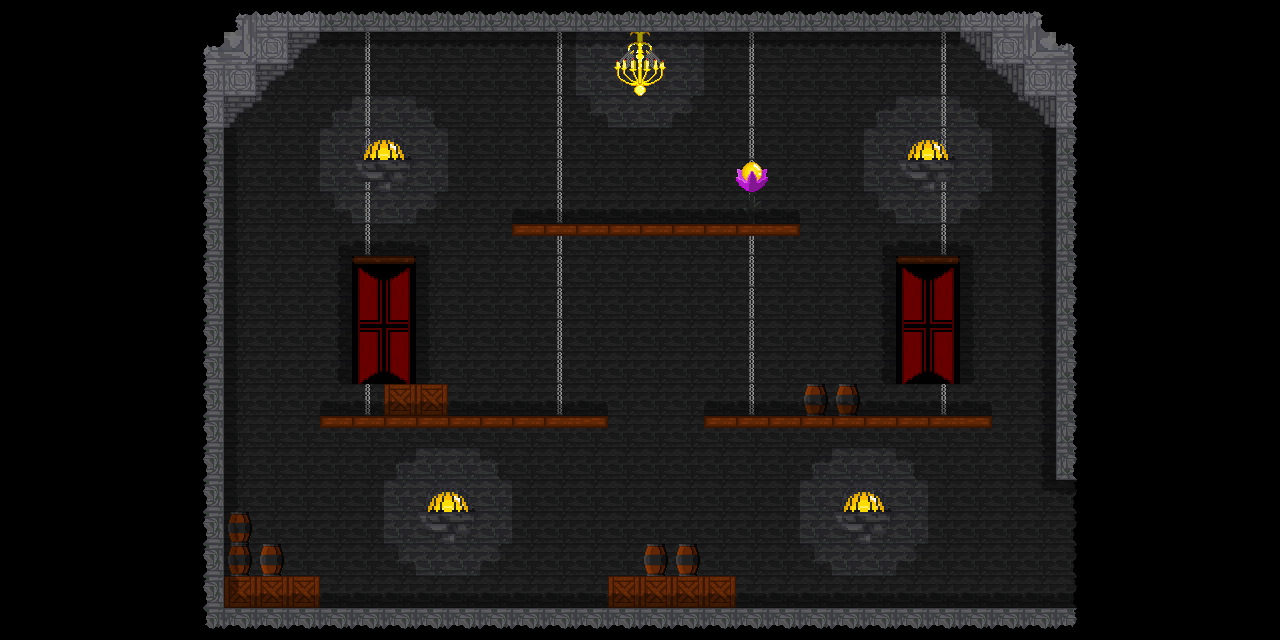

A 2D game scene composited from a Tiled map and its tileset images. What follows is a short description and the map's XML, with each tile layer's data collapsed to a summary:
An orthogonal 40x20 tile map with 32x32 px tiles, 6 tile layers (Tile Layer 1, Tile Layer 3, Tile Layer 6, Tile Layer 2, ...), 3 tilesets and 12 objects (spawn, spawn2, spawn3, startPos, spawn4).

<map version="1.2" tiledversion="2020.05.20" orientation="orthogonal" renderorder="left-up" width="40" height="20" tilewidth="32" tileheight="32" infinite="0" nextlayerid="8" nextobjectid="17">
 <editorsettings>
  <export target="undergroundFirstRoom.json" format="json" />
 </editorsettings>
 <tileset firstgid="1" name="1st" tilewidth="32" tileheight="32" tilecount="182" columns="13">
  <image source="Main Castle Normal.png" width="416" height="448" />
 </tileset>
 <tileset firstgid="183" name="2ndSet" tilewidth="32" tileheight="32" tilecount="728" columns="26">
  <image source="Main Castle x2.png" width="832" height="896" />
 </tileset>
 <tileset firstgid="911" name="3rdSet" tilewidth="32" tileheight="32" tilecount="48" columns="6">
  <image source="64x64 normal.png" width="192" height="256" />
 </tileset>
 <layer id="1" name="Tile Layer 1" width="40" height="20">
  <data>[800 cells, 560 non-empty, 9 distinct tile ids]</data>
 </layer>
 <layer id="3" name="Tile Layer 3" width="40" height="20" opacity="0.34">
  <data>[800 cells, 742 non-empty, 5 distinct tile ids]</data>
 </layer>
 <layer id="7" name="Tile Layer 6" width="40" height="20">
  <data>[800 cells, 40 non-empty, 1 distinct tile ids]</data>
 </layer>
 <layer id="2" name="Tile Layer 2" width="40" height="20">
  <data>[800 cells, 169 non-empty, 28 distinct tile ids]</data>
 </layer>
 <layer id="5" name="Tile Layer 5" width="40" height="20" opacity="0.37">
  <data>[800 cells, 131 non-empty, 8 distinct tile ids]</data>
 </layer>
 <layer id="4" name="Tile Layer 4" width="40" height="20">
  <data>[800 cells, 332 non-empty, 9 distinct tile ids]</data>
 </layer>
 <objectgroup id="6" name="Object Layer 1" visible="0">
  <object id="1" x="225.214" y="132.022">
   <properties>
    <property name="bodyType" value="static" />
    <property name="friction" type="float" value="10" />
    <property name="objType" value="ground" />
   </properties>
   <polygon points="0,0 1.29433,380.534 27.181,381.828 29.7696,406.42 58.245,410.303 60.8336,438.779 93.1919,441.367 94.4863,473.726 383.122,475.02 383.122,446.545 415.481,445.25 414.186,415.481 475.02,412.892 475.02,440.073 509.967,441.367 509.967,472.431 898.267,476.314 899.561,507.378 -85.4259,506.084 -80.2486,-129.433 894.384,-128.139 896.972,348.175 829.667,346.881 830.961,-2.58866 731.298,-99.6636 95.7806,-98.3693" />
  </object>
  <object id="5" x="1080.26" y="442.481" width="78.667" height="189.333">
   <properties>
    <property name="bodyType" value="static" />
    <property name="isSensor" value="true" />
    <property name="myName" value="rightExit" />
   </properties>
  </object>
  <object id="7" name="spawn" x="314.523" y="155.32">
   <point />
  </object>
  <object id="8" name="spawn2" x="232.98" y="441.367">
   <point />
  </object>
  <object id="9" name="spawn3" x="644.578" y="166.969">
   <point />
  </object>
  <object id="10" name="startPos" x="1028.99" y="535.854">
   <point />
  </object>
  <object id="11" x="701.996" y="414.69" width="294.172" height="14.5255">
   <properties>
    <property name="bodyType" value="static" />
    <property name="friction" type="float" value="10" />
    <property name="isSensor" value="false" />
    <property name="objType" value="ground" />
    <property name="type" value="wood" />
   </properties>
  </object>
  <object id="12" x="322.757" y="418.573" width="283.817" height="14.5255">
   <properties>
    <property name="bodyType" value="static" />
    <property name="friction" type="float" value="10" />
    <property name="isSensor" value="false" />
    <property name="objType" value="ground" />
    <property name="type" value="wood" />
   </properties>
  </object>
  <object id="13" x="514.318" y="223.128" width="286.406" height="14.5255">
   <properties>
    <property name="bodyType" value="static" />
    <property name="friction" type="float" value="10" />
    <property name="isSensor" value="false" />
    <property name="objType" value="ground" />
    <property name="type" value="wood" />
   </properties>
  </object>
  <object id="14" x="387.829" y="396.066">
   <properties>
    <property name="bodyType" value="static" />
    <property name="friction" type="float" value="10" />
    <property name="objType" value="ground" />
   </properties>
   <polygon points="0,0 -4.235,0 -4.235,16.4717 -2.82333,19.766 56.4667,19.766 57.8784,16.4717 57.8784,0 53.6434,0 53.6434,-8.23583 52.9375,-9.883 0.705834,-9.883 0,-8.23583" />
  </object>
  <object id="15" x="808.34" y="394.34">
   <properties>
    <property name="bodyType" value="static" />
    <property name="friction" type="float" value="10" />
    <property name="objType" value="ground" />
   </properties>
   <polygon points="0,0 -3.61725,0 -3.61725,20.0671 -2.4115,24.0804 48.23,24.0804 49.4358,20.0671 49.4358,0 45.8186,0 45.8186,-10.0335 45.2156,-12.0402 0.602876,-12.0402 0,-10.0335" />
  </object>
  <object id="16" name="spawn4" x="931.919" y="117.784">
   <point />
  </object>
 </objectgroup>
</map>
